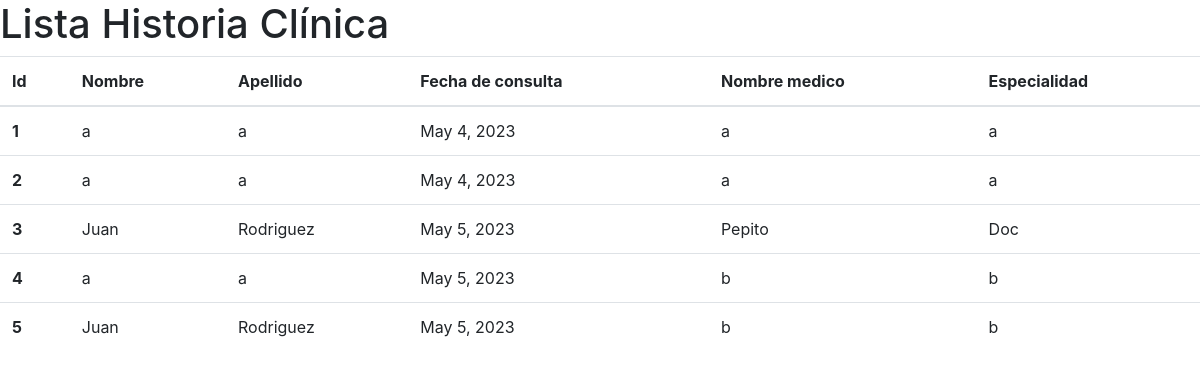
Before: /lista_historias_clinicas/ with the older database file.
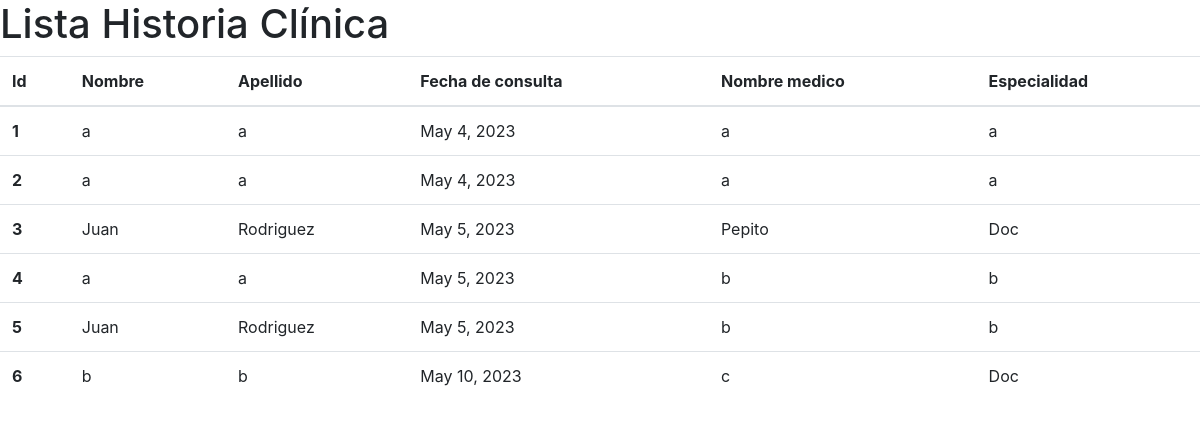
After: the same page with the newer database file.
### historia_clinica/models.py (models this page shows, shortened)
class HistoriaClinica(models.Model):
    paciente = models.ForeignKey(Paciente, on_delete=models.CASCADE)
    medico = models.ForeignKey(Medico, on_delete=models.CASCADE)
    fecha = models.DateField(null=True, blank=True)
    descripcion = models.TextField()
    class Meta:
        app_label = 'historia_clinica'

class Paciente(models.Model):
    nombre = models.CharField(max_length=100, default='')
    apellido = models.CharField(max_length=100,default='')
    fecha_nacimiento = models.DateField(null=True, blank=True)
    dni = models.CharField(max_length=20)
    obra_social = models.CharField(max_length=100)
    class Meta:
        app_label = 'historia_clinica'

class Medico(models.Model):
    nombre = models.CharField(max_length=100)
    apellido = models.CharField(max_length=100)
    especialidad = models.CharField(max_length=100)
    matricula = models.CharField(max_length=100)
    class Meta:
        app_label = 'historia_clinica'

### historia_clinica/views.py (the view)
# urls.py: path('lista_historias_clinicas/', HistoriaClinicaListView.as_view(), name='lista_historias_clinicas'),
class HistoriaClinicaListView(View):
    def get(self, request):
        historias_clinicas = HistoriaClinica.objects.all()
        return render(request, 'lista_historias_clinicas.html', {'historias_clinicas': historias_clinicas})

### templates/lista_historias_clinicas.html (shortened to what this page needs)
<!DOCTYPE html>
<html lang="en">
<head>
    <link rel="stylesheet" href="https://stackpath.bootstrapcdn.com/bootstrap/4.3.1/css/bootstrap.min.css"
>
</head>
<body>
  <h1>Lista Historia Clínica</h1>
  <table class="table table-hover">
    <thead>
      <tr>
        <th scope="col">Id</th>
        <th scope="col">Nombre</th>
        <th scope="col">Apellido</th>
        <th scope="col">Fecha de consulta</th>
        <th scope="col">Nombre medico</th>
        <th scope="col">Especialidad </th>
      </tr>
    </thead>
    <tbody>
      {% for historia_clinica in historias_clinicas %}
      <tr>
        <th scope="row">{{historia_clinica.id}}</th>
        <td>{{ historia_clinica.paciente.nombre }}</td>
        <td>{{ historia_clinica.paciente.apellido }}</td>
        <td>{{ historia_clinica.fecha}}</td>
        <td>{{ historia_clinica.medico.nombre}}</td>
        <td>{{ historia_clinica.medico.especialidad}}</td>
      </tr>
      {% endfor %}
    </tbody>
  </table>
</body>
</html>

Changed rows visible on the page:
added HistoriaClinica: id "6", paciente.nombre "b", paciente.apellido "b", fecha "May 10, 2023", medico.nombre "c", medico.especialidad "Doc"
